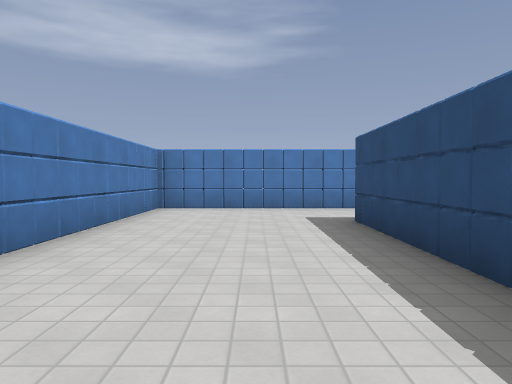
View 1 (above)

24 first-person views from a walk through a 3-D level made in the Godot game engine. The camera is 1.3 m above the floor, tilts 2° down and sees 70° across. The floor is counted in squares, 2 m on a side. Each view is taken from the middle of a square. On the plan, view 1 faces up. The plan holds only what a view shows up to about 11 squares ahead; the rest is blank. Surface patterns are stand-ins for the level's own textures.

View 2
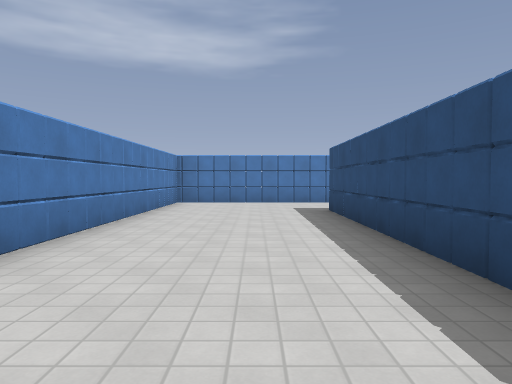

View 3
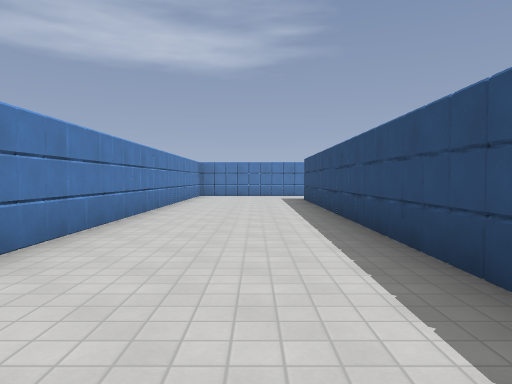

View 4
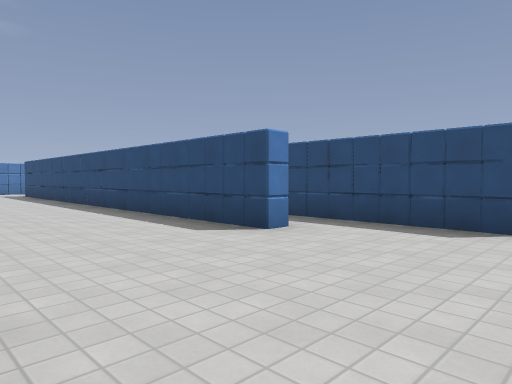

View 5
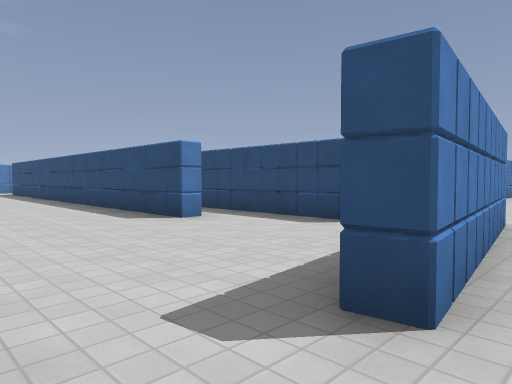

View 6
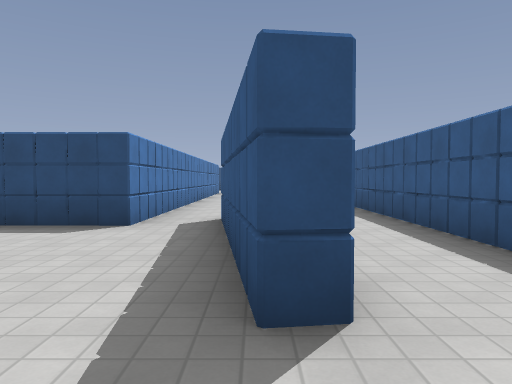

View 7
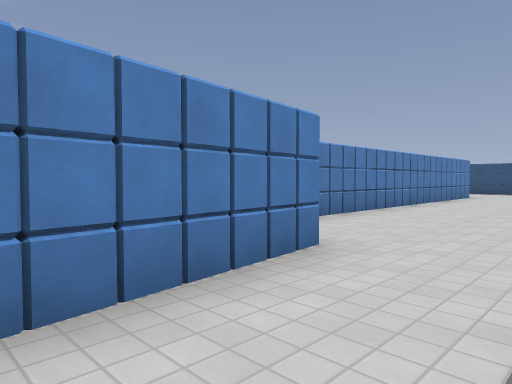

View 8
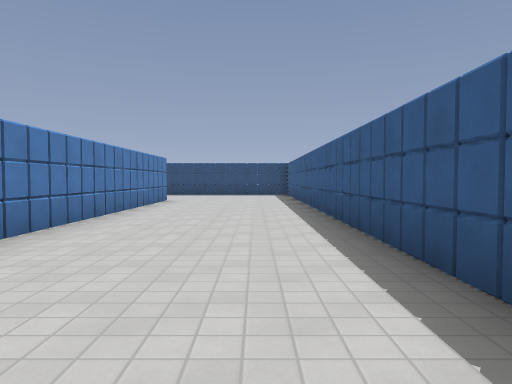

View 9
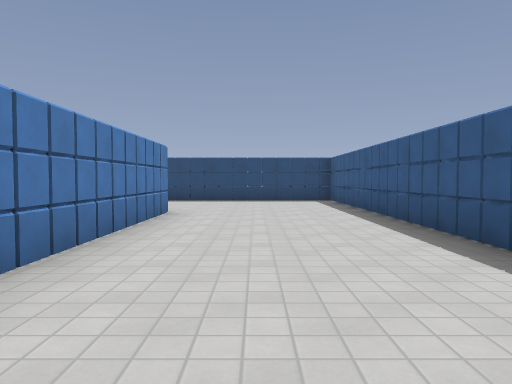

View 10
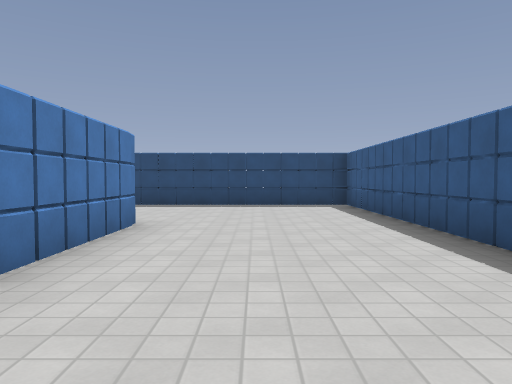

View 11
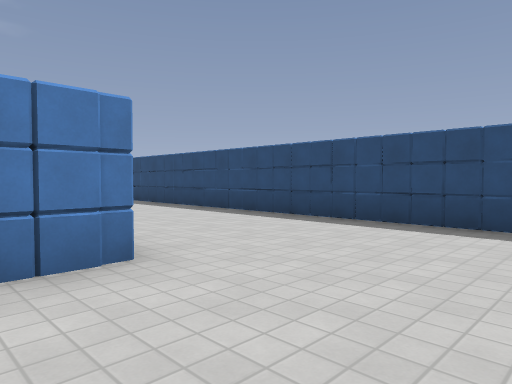

View 12
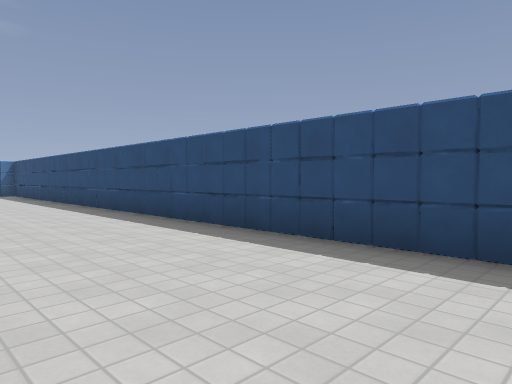

View 13
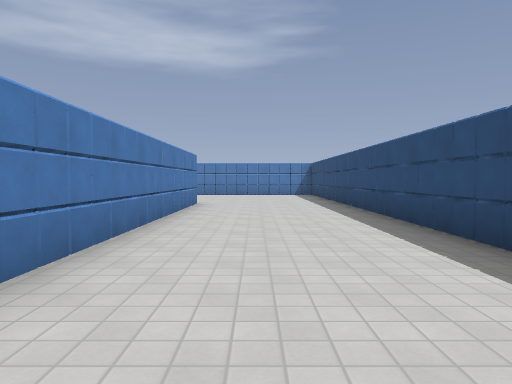

View 14
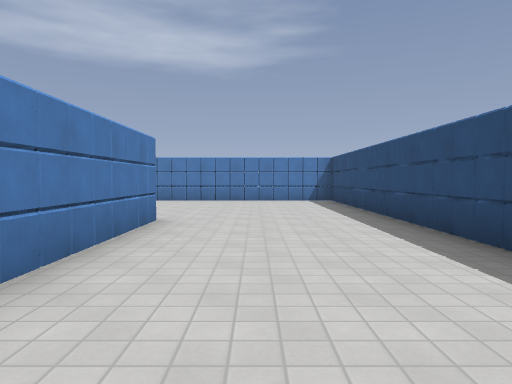

View 15
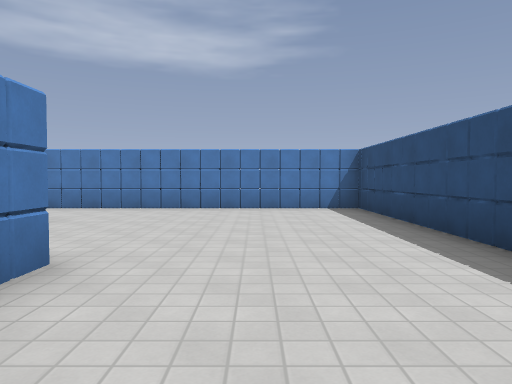

View 16
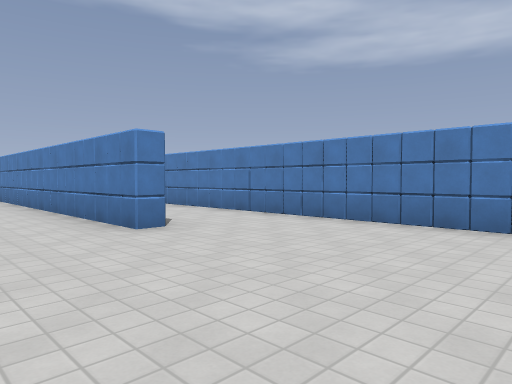

View 17
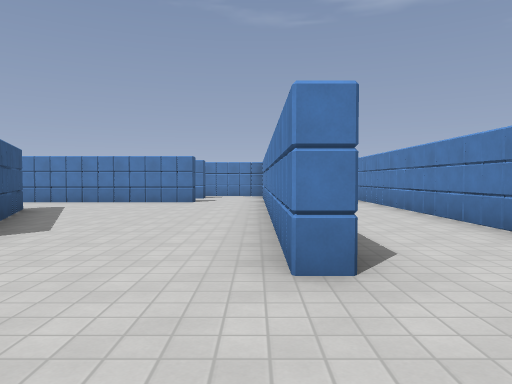

View 18
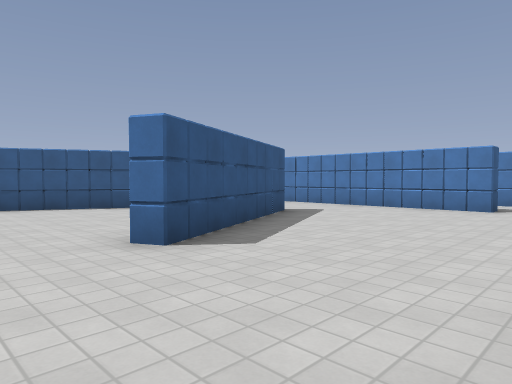

View 19
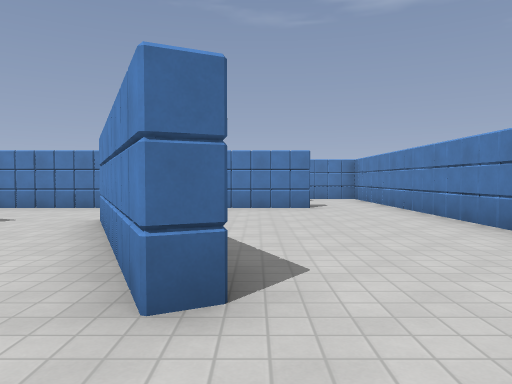

View 20
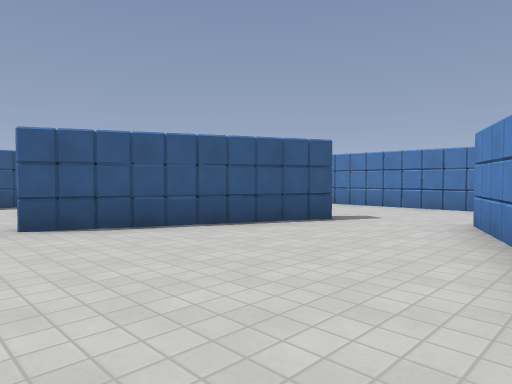

View 21
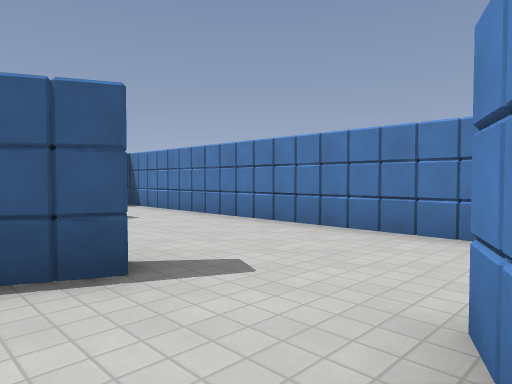

View 22
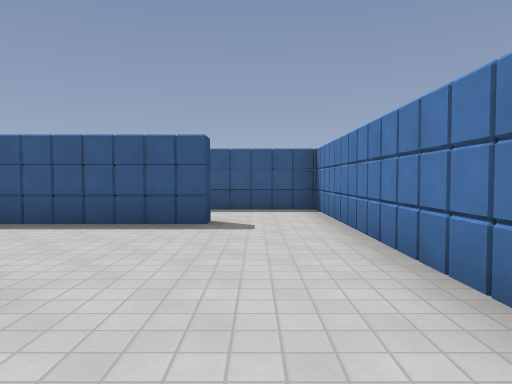

View 23
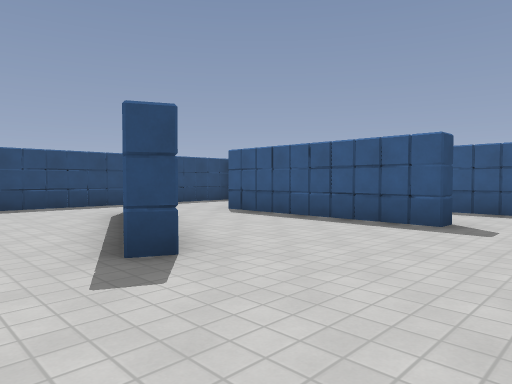

View 24
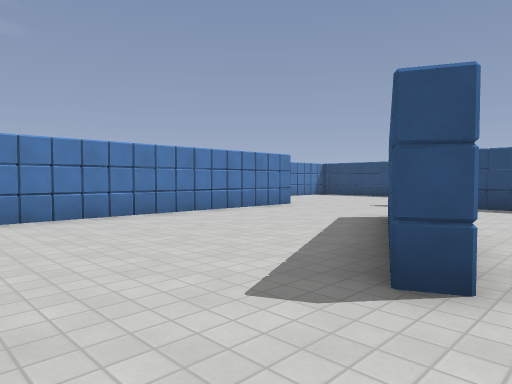

### Floor plan
Points are (right, up) in squares from view 1. A wall is a line through its corners. A room is listed if a view was taken in it or the views show most of it. See-through windows are left out.
Room 1 (views 1, 2, 3, 4)
walls: (2.2, 8.2) (-2.2, 8.2) (-2.2, -3); (1.9, -6.8) (1.5, -6.8) (1.5, 5.7); (3.1, -9.2) (3.1, -5); (-0.4, -11) (2.5, -10.6); (14.6, 8.2) (5.1, 8.2)
ways out: opening at (-1.5, -11) to room 2; opening at (3.5, -10) to room 2; opening at (14.5, 7.5) to room 2
Room 2 (views 5, 6, 7, 8, 9, 10, 11, 12, 13, 14, 15, 16, 17, 18, 19, 20, 22, 23, 24)
walls: (8.7, -2.8) (8.9, -2.3); (7.7, -6.8) (7.7, -6.3) (12.1, -6.3); (15.5, -9.3) (3.1, -9.2); (9.2, 0) (8.3, -0.4) (8.1, 0) (12.1, 1.9) (12.3, 1.5) (11.2, 1); (15, 0.6) (15, 1.2); (15.4, 2.8) (15.4, -4.8); (4.1, -10.9) (-0.4, -11.5) (-0.4, -11); (5.2, 3.2) (5.7, 3.2) (5.7, -6.5); (13.6, 5.8) (13.6, 5.2) (4.5, 5.2); (2.5, -10.6) (4, -10.4); (1.2, -13.3) (19.3, -13.3) (19.3, 8.2) (14.6, 8.2)
ways out: opening at (-1.5, -11) to room 1; opening at (3.5, -10) to room 1; opening at (14.5, 7.5) to room 1; opening at (11.4, -0.2) to room 3; opening at (12, -5) to room 3; opening at (6.5, -6) to room 4; opening at (5, 4.5)
Room 3 (view 21)
walls: (11.2, 1) (9.2, 0); (15, -5.2) (15, -2.5); (8.9, -2.3) (13, -4.3)
ways out: opening at (11.4, -0.2) to room 2; opening at (12, -5) to room 2; opening at (13.5, -6) to room 4
Room 4 (no view inside)
walls: (11.8, -8.8) (12.3, -8.8); (5.7, -6.5) (5.7, -8.8) (8.5, -8.8); (14.9, -7.7) (14.9, -6.8)
ways out: opening at (6.5, -6) to room 2; opening at (13.5, -6) to room 3

Positions as (right, up) in squares from view 1, and headings:
1: (0, 0), facing up
2: (0, -2), facing up
3: (0, -6), facing up
4: (-2, -10), facing up-right
5: (-2, -12), facing up-right
6: (-2, -11), facing right
7: (1, -13), facing up-right
8: (4, -12), facing right
9: (8, -11), facing right
10: (10, -11), facing right
11: (14, -12), facing up-right
12: (16, -8), facing up-right
13: (17, -7), facing up
14: (17, -3), facing up
15: (17, 0), facing up
16: (18, 3), facing up-left
17: (16, 5), facing left
18: (14, 5), facing down-left
19: (14, 2), facing left
20: (14, 1), facing down-left
21: (10, 0), facing down-left
22: (7, -1), facing down
23: (6, -1), facing down-right
24: (6, -1), facing up-right
